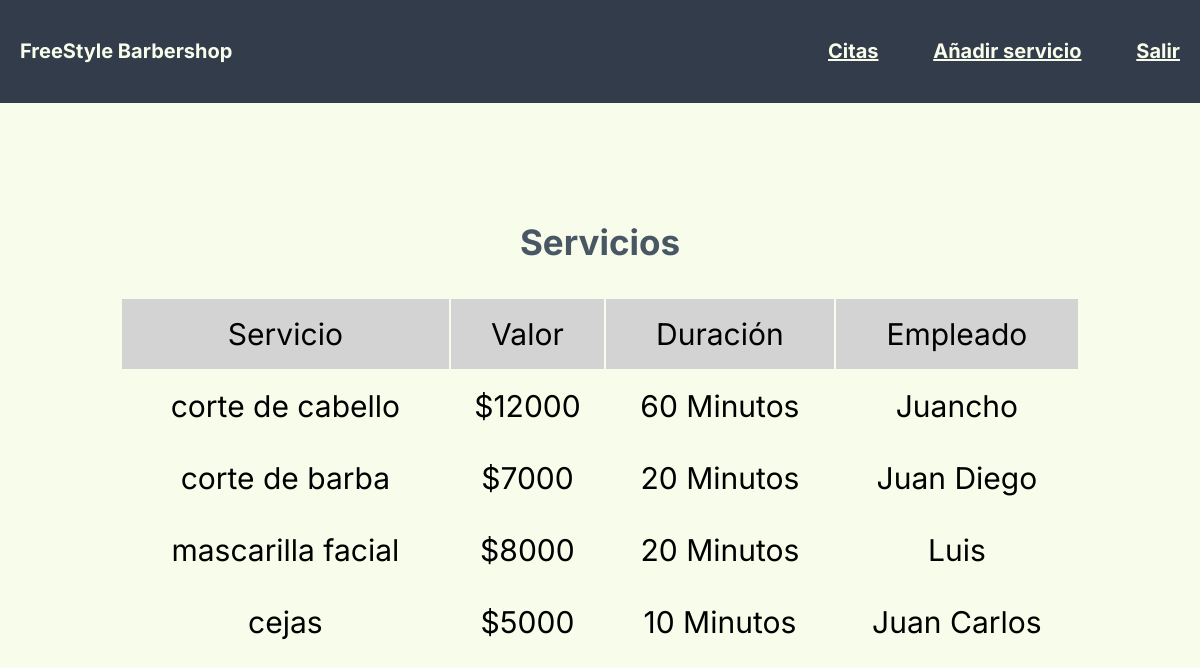
The app's page /CRUD_Admin/MenuAdmin.php with its own data.
### tables this page shows
CREATE TABLE IF NOT EXISTS `servicio` (
  `ID` int(11) NOT NULL AUTO_INCREMENT,
  `Price` int(11) NOT NULL,
  `Type_Service` varchar(30) DEFAULT NULL,
  `Duration_Service` int(11) DEFAULT NULL,
  `Employee` varchar(80) DEFAULT NULL,
  PRIMARY KEY (`ID`)
);

### CRUD_Admin/ListarServicios.php (the view, shortened to what this page needs)
<?php
include '../Sql/db.php';
$conn = new mysqli($servername, $username, $password, $dbname);
$sql = "SELECT * from servicio";
$result = $conn->query($sql);
if ($result->num_rows > 0) {
    echo "<table class=\"menu-servicestable-admin\">\n";
    echo "<tr BGCOLOR=\"#D3D3D3\">\n";
    echo "<td align=\"center\">Servicio</td>\n";
    echo "<td align=\"center\">Valor</td>\n";
    echo "<td align=\"center\">Duración</td>\n";
    echo "<td align=\"center\">Empleado</td>\n";
    echo "</tr>";
    while ($row = $result->fetch_assoc()) {
        $Palabra_adaptada = str_split($row["Type_Service"]);
        $Servicio = "";
        for ($i = 0; $i < count($Palabra_adaptada); $i++) {
          if ($Palabra_adaptada[$i] == "_") {
            $Servicio = $Servicio . " ";
          } else {
            $Servicio = $Servicio . $Palabra_adaptada[$i];
          }
        }
        $Type_Service = $Servicio;
        echo "<tr>";
        echo "<td align=\"center\">" . $Type_Service . "</td>";
        echo "<td align=\"center\">$" . $row["Price"] . "</td>";
        echo "<td align=\"center\">" . $row["Duration_Service"] . " Minutos</td>";
        echo "<td align=\"center\">" . $row["Employee"] . "</td>";
        echo "</tr>\n";
    }
    echo "</table>";
} else {
    echo "Aún no hay servicios agregados!";
}

### css/styles.css (style rules this page uses)
:root { --primario: #333C4A; --secundario: #495664; --amarillo-claro: #f6f7d3; --blanco: #F8FCEB; --inter: 'Inter', sans-serif; }
*, *:before, *:after { box-sizing: inherit; }
html { box-sizing: border-box; font-size: 62.5%; }
body { font-size: 16px; font-family: var(--inter); }
.body-menu { background-color: var(--blanco); min-height: 100vh; }
.menu-servicestable-admin { width: 80%; }
.menu-servicestable, .menu-servicestable-admin { font-size: 3rem; }
.menu-servicestable tr, .menu-servicestable-admin tr, .citas-table tr { height: 7rem; }

### records on screen
servicio: Type_Service "corte de cabello", Price "12000", Duration_Service "60", Employee "Juancho"
servicio: Type_Service "corte de barba", Price "7000", Duration_Service "20", Employee "Juan Diego"
servicio: Type_Service "mascarilla facial", Price "8000", Duration_Service "20", Employee "Luis"
servicio: Type_Service "cejas", Price "5000", Duration_Service "10", Employee "Juan Carlos"
